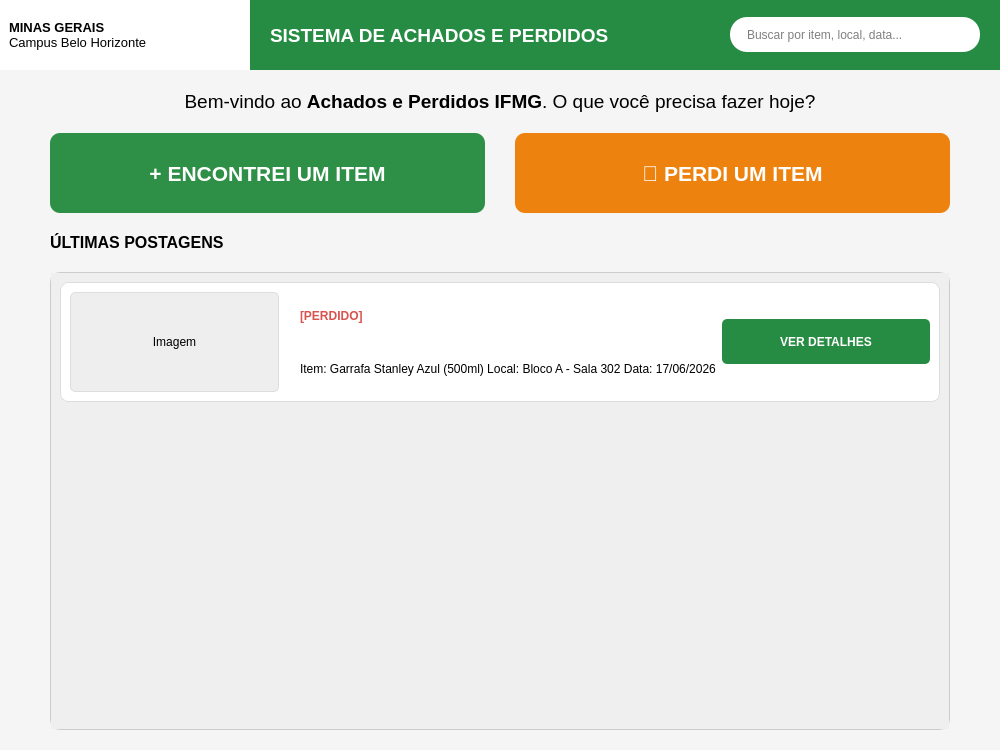
<?xml version="1.0" encoding="UTF-8"?>
<ui version="4.0">
 <class>MainWindow</class>
 <widget class="QMainWindow" name="MainWindow">
  <property name="geometry">
   <rect>
    <x>0</x>
    <y>0</y>
    <width>1000</width>
    <height>750</height>
   </rect>
  </property>
  <property name="windowTitle">
   <string>Sistema de Achados e Perdidos</string>
  </property>
  <property name="styleSheet">
   <string>QMainWindow { background-color: #f5f5f5; }</string>
  </property>
  <widget class="QWidget" name="centralwidget">
   <layout class="QVBoxLayout" name="verticalLayout_main">
    <property name="spacing">
     <number>20</number>
    </property>
    <property name="leftMargin">
     <number>0</number>
    </property>
    <property name="topMargin">
     <number>0</number>
    </property>
    <property name="rightMargin">
     <number>0</number>
    </property>
    <property name="bottomMargin">
     <number>20</number>
    </property>
    <item>
     <widget class="QFrame" name="header_frame">
      <property name="minimumSize">
       <size>
        <width>0</width>
        <height>70</height>
       </size>
      </property>
      <property name="styleSheet">
       <string>QFrame#header_frame { background-color: #278c43; }</string>
      </property>
      <layout class="QHBoxLayout" name="horizontalLayout_header">
       <property name="spacing">
        <number>20</number>
       </property>
       <property name="leftMargin">
        <number>0</number>
       </property>
       <property name="topMargin">
        <number>0</number>
       </property>
       <property name="rightMargin">
        <number>20</number>
       </property>
       <property name="bottomMargin">
        <number>0</number>
       </property>
       <item>
        <widget class="QFrame" name="logo_frame">
         <property name="minimumSize">
          <size>
           <width>250</width>
           <height>0</height>
          </size>
         </property>
         <property name="styleSheet">
          <string>background-color: white;</string>
         </property>
         <layout class="QHBoxLayout" name="horizontalLayout_2">
          <item>
           <widget class="QLabel" name="label_logo_text">
            <property name="font">
             <font>
              <family>Arial</family>
              <pointsize>10</pointsize>
             </font>
            </property>
            <property name="text">
             <string>&lt;b&gt;MINAS GERAIS&lt;/b&gt;&lt;br&gt;Campus Belo Horizonte</string>
            </property>
           </widget>
          </item>
         </layout>
        </widget>
       </item>
       <item>
        <widget class="QLabel" name="label_header_title">
         <property name="font">
          <font>
           <family>Arial</family>
           <pointsize>14</pointsize>
           <weight>75</weight>
           <bold>true</bold>
          </font>
         </property>
         <property name="styleSheet">
          <string>color: white;</string>
         </property>
         <property name="text">
          <string>SISTEMA DE ACHADOS E PERDIDOS</string>
         </property>
        </widget>
       </item>
       <item>
        <spacer name="horizontalSpacer_header">
         <property name="orientation">
          <enum>Qt::Horizontal</enum>
         </property>
         <property name="sizeHint" stdset="0">
          <size>
           <width>40</width>
           <height>20</height>
          </size>
         </property>
        </spacer>
       </item>
       <item>
        <widget class="QLineEdit" name="lineEdit_busca">
         <property name="minimumSize">
          <size>
           <width>250</width>
           <height>35</height>
          </size>
         </property>
         <property name="styleSheet">
          <string>background-color: white; border-radius: 17px; padding-left: 15px;</string>
         </property>
         <property name="placeholderText">
          <string>Buscar por item, local, data...</string>
         </property>
        </widget>
       </item>
      </layout>
     </widget>
    </item>
    <item>
     <widget class="QLabel" name="label_welcome">
      <property name="font">
       <font>
        <family>Arial</family>
        <pointsize>14</pointsize>
       </font>
      </property>
      <property name="text">
       <string>Bem-vindo ao &lt;b&gt;Achados e Perdidos IFMG&lt;/b&gt;. O que você precisa fazer hoje?</string>
      </property>
      <property name="alignment">
       <set>Qt::AlignCenter</set>
      </property>
     </widget>
    </item>
    <item>
     <layout class="QHBoxLayout" name="horizontalLayout_buttons">
      <property name="spacing">
       <number>30</number>
      </property>
      <property name="leftMargin">
       <number>50</number>
      </property>
      <property name="rightMargin">
       <number>50</number>
      </property>
      <item>
       <widget class="QPushButton" name="btn_encontrei">
        <property name="minimumSize">
         <size>
          <width>0</width>
          <height>80</height>
         </size>
        </property>
        <property name="font">
         <font>
          <family>Arial</family>
          <pointsize>16</pointsize>
          <weight>75</weight>
          <bold>true</bold>
         </font>
        </property>
        <property name="styleSheet">
         <string>QPushButton {
    background-color: #2e8f46;
    color: white;
    border-radius: 10px;
}
QPushButton:hover { background-color: #257a3b; }</string>
        </property>
        <property name="text">
         <string>+ ENCONTREI UM ITEM</string>
        </property>
       </widget>
      </item>
      <item>
       <widget class="QPushButton" name="btn_perdi">
        <property name="minimumSize">
         <size>
          <width>0</width>
          <height>80</height>
         </size>
        </property>
        <property name="font">
         <font>
          <family>Arial</family>
          <pointsize>16</pointsize>
          <weight>75</weight>
          <bold>true</bold>
         </font>
        </property>
        <property name="styleSheet">
         <string>QPushButton {
    background-color: #ed820e;
    color: white;
    border-radius: 10px;
}
QPushButton:hover { background-color: #d1720c; }</string>
        </property>
        <property name="text">
         <string>📢 PERDI UM ITEM</string>
        </property>
       </widget>
      </item>
     </layout>
    </item>
    <item>
     <layout class="QVBoxLayout" name="verticalLayout_list">
      <property name="leftMargin">
       <number>50</number>
      </property>
      <property name="rightMargin">
       <number>50</number>
      </property>
      <item>
       <widget class="QLabel" name="label_ultimas">
        <property name="font">
         <font>
          <family>Arial</family>
          <pointsize>12</pointsize>
          <weight>75</weight>
          <bold>true</bold>
         </font>
        </property>
        <property name="text">
         <string>ÚLTIMAS POSTAGENS</string>
        </property>
       </widget>
      </item>
      <item>
       <widget class="QScrollArea" name="scrollArea">
        <property name="styleSheet">
         <string>QScrollArea { border: 1px solid #ccc; border-radius: 10px; background-color: white; }</string>
        </property>
        <property name="widgetResizable">
         <bool>true</bool>
        </property>
        <widget class="QWidget" name="scrollAreaWidgetContents">
         <property name="geometry">
          <rect>
           <x>0</x>
           <y>0</y>
           <width>898</width>
           <height>400</height>
          </rect>
         </property>
         <layout class="QVBoxLayout" name="verticalLayout_cards">
          <property name="spacing">
           <number>15</number>
          </property>
          <item>
           <widget class="QFrame" name="frame_card1">
            <property name="minimumSize">
             <size>
              <width>0</width>
              <height>120</height>
             </size>
            </property>
            <property name="styleSheet">
             <string>QFrame { background-color: white; border: 1px solid #ddd; border-radius: 8px; }</string>
            </property>
            <layout class="QHBoxLayout" name="horizontalLayout_card1">
             <item>
              <widget class="QLabel" name="img_placeholder1">
               <property name="minimumSize">
                <size>
                 <width>100</width>
                 <height>100</height>
                </size>
               </property>
               <property name="styleSheet">
                <string>background-color: #eee; border-radius: 5px;</string>
               </property>
               <property name="text">
                <string>Imagem</string>
               </property>
               <property name="alignment">
                <set>Qt::AlignCenter</set>
               </property>
              </widget>
             </item>
             <item>
              <layout class="QVBoxLayout" name="verticalLayout_detalhes1">
               <property name="leftMargin">
                <number>15</number>
               </property>
               <item>
                <widget class="QLabel" name="label_status1">
                 <property name="font">
                  <font>
                   <family>Arial</family>
                   <weight>75</weight>
                   <bold>true</bold>
                  </font>
                 </property>
                 <property name="styleSheet">
                  <string>color: #d9534f; border: none;</string>
                 </property>
                 <property name="text">
                  <string>[PERDIDO]</string>
                 </property>
                </widget>
               </item>
               <item>
                <widget class="QLabel" name="label_info1">
                 <property name="font">
                  <font>
                   <family>Arial</family>
                  </font>
                 </property>
                 <property name="styleSheet">
                  <string>border: none;</string>
                 </property>
                 <property name="text">
                  <string>&lt;b&gt;Item:&lt;/b&gt; Garrafa Stanley Azul (500ml)&lt;br&gt;&lt;b&gt;Local:&lt;/b&gt; Bloco A - Sala 302&lt;br&gt;&lt;b&gt;Data:&lt;/b&gt; 17/06/2026</string>
                 </property>
                </widget>
               </item>
              </layout>
             </item>
             <item>
              <widget class="QPushButton" name="btn_detalhes1">
               <property name="minimumSize">
                <size>
                 <width>150</width>
                 <height>45</height>
                </size>
               </property>
               <property name="font">
                <font>
                 <family>Arial</family>
                 <weight>75</weight>
                 <bold>true</bold>
                </font>
               </property>
               <property name="styleSheet">
                <string>QPushButton { background-color: #278c43; color: white; border-radius: 5px; }</string>
               </property>
               <property name="text">
                <string>VER DETALHES</string>
               </property>
              </widget>
             </item>
            </layout>
           </widget>
          </item>
          <item>
           <spacer name="verticalSpacer">
            <property name="orientation">
             <enum>Qt::Vertical</enum>
            </property>
            <property name="sizeHint" stdset="0">
             <size>
              <width>20</width>
              <height>40</height>
             </size>
            </property>
           </spacer>
          </item>
         </layout>
        </widget>
       </widget>
      </item>
     </layout>
    </item>
   </layout>
  </widget>
 </widget>
 <resources/>
 <connections/>
</ui>
